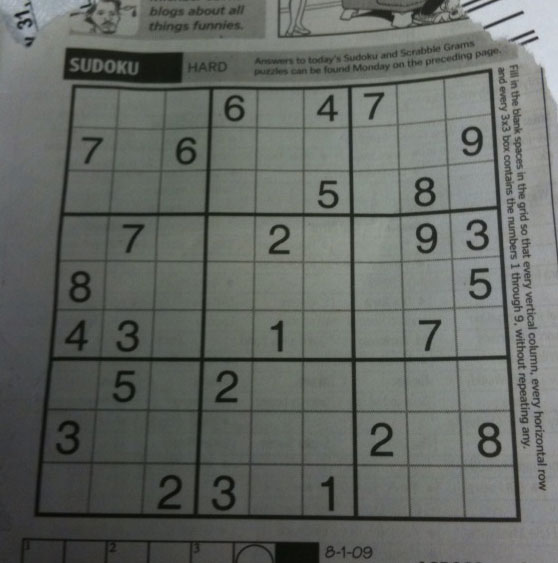
#> input picture day02_opencv_color/sudoku.png, 558 x 563 px
$ python step2_otsu.py
#> lines starting #> are read from the running program, lines starting #| are printed output that depends on the picture; after the words box and inside, x2 and y2 are one past the last pixel; in counts of white or black regions, pixels touching at a corner belong together
import cv2 as cv
import numpy as np
import os
import urllib.request

# 1. 샘플 이미지 다운로드 함수
def get_sample(filename):
#> called with filename = 'sudoku.png'
    if not os.path.exists(filename):
        url = f"https://raw.githubusercontent.com/opencv/opencv/master/samples/data/{filename}"
        urllib.request.urlretrieve(url, filename)
    return cv.imread(filename, cv.IMREAD_GRAYSCALE)
#> returned value: shape (563, 558); min 7, max 218, mean 101.8

# 2. 콜백 함수 (트랙바용 빈 함수)
def nothing(x):
    pass

# 3. 이미지 읽기 (그레이스케일)
img = get_sample("sudoku.png")
# 노이즈가 있으면 Otsu 성능이 떨어지므로 가우시안 블러 적용
img_blur = cv.GaussianBlur(img, (5, 5), 0)

assert img is not None, "이미지를 읽을 수 없습니다."

# 4. 창 생성
cv.namedWindow('Otsu Comparison')

# 5. 트랙바 생성
# — manual_thresh (0~255, 초기값 127): 수동 이진화용
cv.createTrackbar('Manual_Th', 'Otsu Comparison', 127, 255, nothing)
# — mode: 0=원본|수동|Otsu 비교, 1=수동|Otsu만 크게 비교
cv.createTrackbar('Mode', 'Otsu Comparison', 0, 1, nothing)

# 6. 반복문
while True:
    # 트랙바 값 읽기
    manual_val = cv.getTrackbarPos('Manual_Th', 'Otsu Comparison')
    mode_val = cv.getTrackbarPos('Mode', 'Otsu Comparison')

    # --- 수동 이진화 ---
    _, thresh_manual = cv.threshold(img_blur, manual_val, 255, cv.THRESH_BINARY)
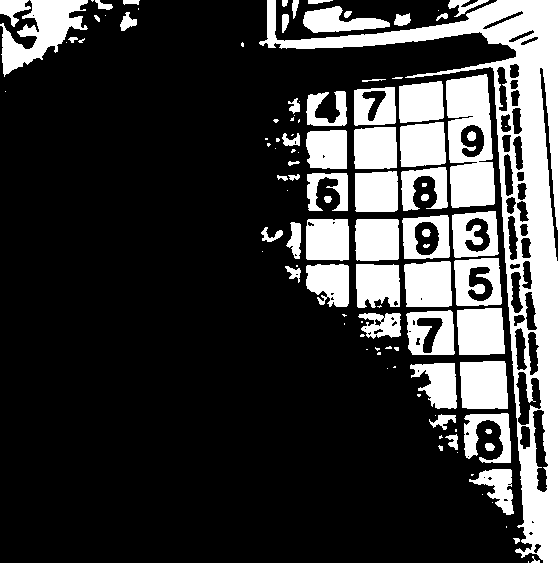
#> thresh_manual: shape (563, 558); 23.5% white; 111 white regions (48 under 20 px), largest, box (x1, y1, x2, y2) and area: (259, 0, 558, 563) 25229, (446, 74, 495, 208) 4888, (0, 0, 88, 77) 3080
    cv.putText(thresh_manual, f'Manual: {manual_val}', (15, 40),
               cv.FONT_HERSHEY_SIMPLEX, 1, (0, 0, 0), 2)
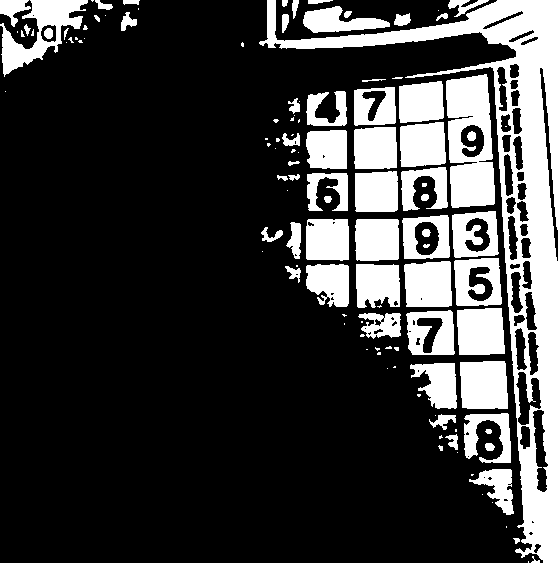
#> thresh_manual: shape (563, 558); 23.4% white; 120 white regions (55 under 20 px), largest, box (x1, y1, x2, y2) and area: (259, 0, 558, 563) 25229, (446, 74, 495, 208) 4888, (0, 0, 88, 77) 2566

    # --- Otsu 자동 이진화 ---
    # 임계값을 0으로 설정하면 Otsu 알고리즘이 최적값을 계산하여 ret_otsu에 반환함
    ret_otsu, thresh_otsu = cv.threshold(img_blur, 0, 255, cv.THRESH_BINARY + cv.THRESH_OTSU)
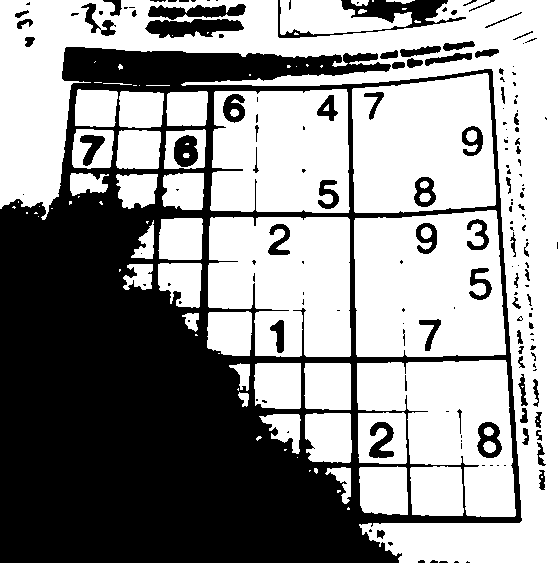
#> thresh_otsu: shape (563, 558); 58% white; 171 black regions (100 under 20 px), largest, box (x1, y1, x2, y2) and area: (0, 47, 522, 563) 117345, (278, 0, 466, 38) 2024, (145, 19, 244, 38) 1287
#> ret_otsu = 97
    cv.putText(thresh_otsu, f'Otsu: {ret_otsu:.0f}', (15, 40),
               cv.FONT_HERSHEY_SIMPLEX, 1, (0, 0, 0), 2)
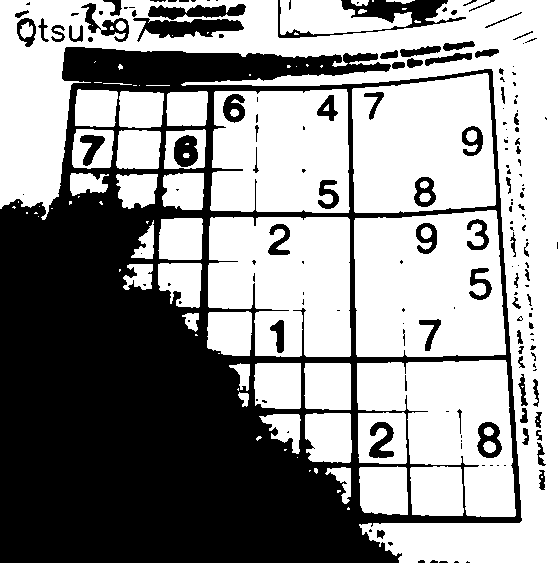
#> thresh_otsu: shape (563, 558); 57.8% white; 174 black regions (100 under 20 px), largest, box (x1, y1, x2, y2) and area: (0, 47, 522, 563) 117345, (278, 0, 466, 38) 2024, (133, 18, 244, 42) 1391

    # 7. 비교 표시 (Mode에 따른 분기)
    if mode_val == 0:
        # 원본 | 수동 | Otsu 세 개 나란히 표시
        res = np.hstack([img, thresh_manual, thresh_otsu])
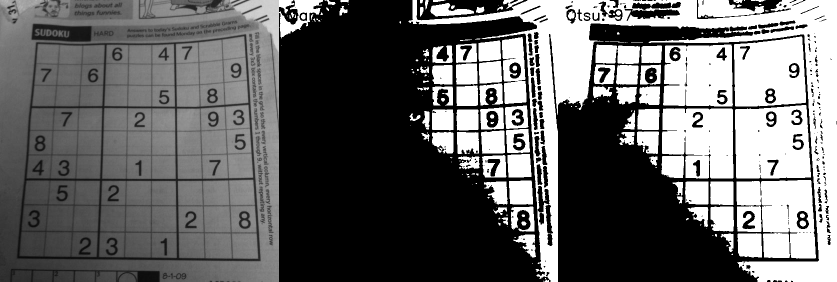
#> res: shape (563, 1674) (shown at 1/2 size); min 0, max 255, mean 103
    else:
        # 수동 | Otsu 두 개만 크게 표시
        res = np.hstack([thresh_manual, thresh_otsu])

    cv.imshow('Otsu Comparison', res)

    # 'q' 또는 ESC 키 종료
    key = cv.waitKey(1) & 0xFF
#> (key q is pressed here)
    if key == ord('q') or key == 27:
        break

# 8. 창 닫기
cv.destroyAllWindows()

$ run again, with day02_opencv_color/gradient.png copied over day02_opencv_color/sudoku.png
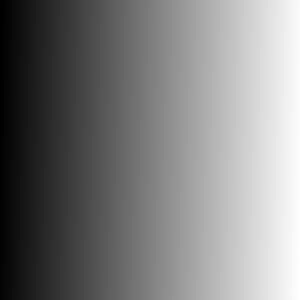
#> input picture day02_opencv_color/gradient.png, 300 x 300 px
#> `cv.putText(thresh_manual, f'Manual: {manual_val}', (15, 40), cv.FONT_H..`:
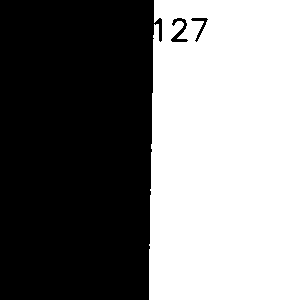
#> thresh_manual: shape (300, 300); 49.1% white; 1 white region, box (x1, y1, x2, y2) and area: (149, 0, 300, 300) 44229
#> ret_otsu = 126
#> `res = np.hstack([img, thresh_manual, thresh_otsu])`:
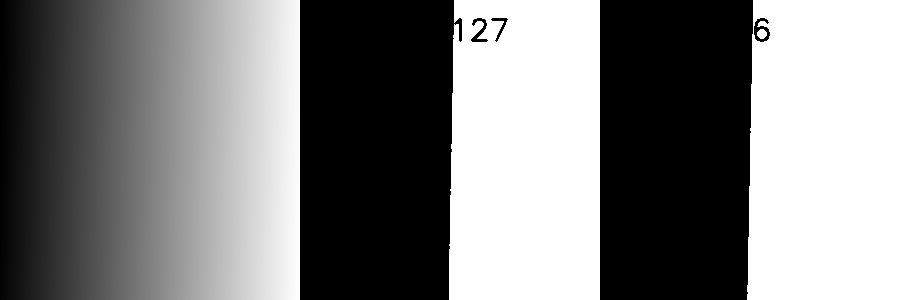
#> res: shape (300, 900); min 0, max 255, mean 126.2
